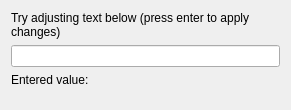
<?xml version="1.0" encoding="UTF-8"?>
<ui version="4.0">
 <class>Form</class>
 <widget class="QWidget" name="Form">
  <property name="geometry">
   <rect>
    <x>0</x>
    <y>0</y>
    <width>291</width>
    <height>110</height>
   </rect>
  </property>
  <property name="windowTitle">
   <string>Form</string>
  </property>
  <layout class="QVBoxLayout" name="verticalLayout">
   <item>
    <widget class="QLabel" name="label_2">
     <property name="sizePolicy">
      <sizepolicy hsizetype="Preferred" vsizetype="Minimum">
       <horstretch>0</horstretch>
       <verstretch>0</verstretch>
      </sizepolicy>
     </property>
     <property name="text">
      <string>Try adjusting text below (press enter to apply changes)</string>
     </property>
     <property name="wordWrap">
      <bool>true</bool>
     </property>
    </widget>
   </item>
   <item>
    <widget class="CLineEdit" name="CLineEdit">
     <property name="channel" stdset="0">
      <string notr="true">japc:///DemoDevice/Settings#Demo</string>
     </property>
    </widget>
   </item>
   <item>
    <layout class="QFormLayout" name="formLayout">
     <item row="0" column="0">
      <widget class="QLabel" name="label">
       <property name="text">
        <string>Entered value:</string>
       </property>
      </widget>
     </item>
     <item row="0" column="1">
      <widget class="CLabel" name="CLabel">
       <property name="channel" stdset="0">
        <string notr="true">japc:///DemoDevice/Settings#Demo</string>
       </property>
      </widget>
     </item>
    </layout>
   </item>
  </layout>
 </widget>
 <customwidgets>
  <customwidget>
   <class>PyDMLabel</class>
   <extends>QLabel</extends>
   <header>pydm.widgets.label</header>
  </customwidget>
  <customwidget>
   <class>PyDMLineEdit</class>
   <extends>QLineEdit</extends>
   <header>pydm.widgets.line_edit</header>
  </customwidget>
  <customwidget>
   <class>CLineEdit</class>
   <extends>PyDMLineEdit</extends>
   <header>comrad.widgets.inputs</header>
  </customwidget>
  <customwidget>
   <class>CLabel</class>
   <extends>PyDMLabel</extends>
   <header>comrad.widgets.indicators</header>
  </customwidget>
 </customwidgets>
 <resources/>
 <connections/>
</ui>
